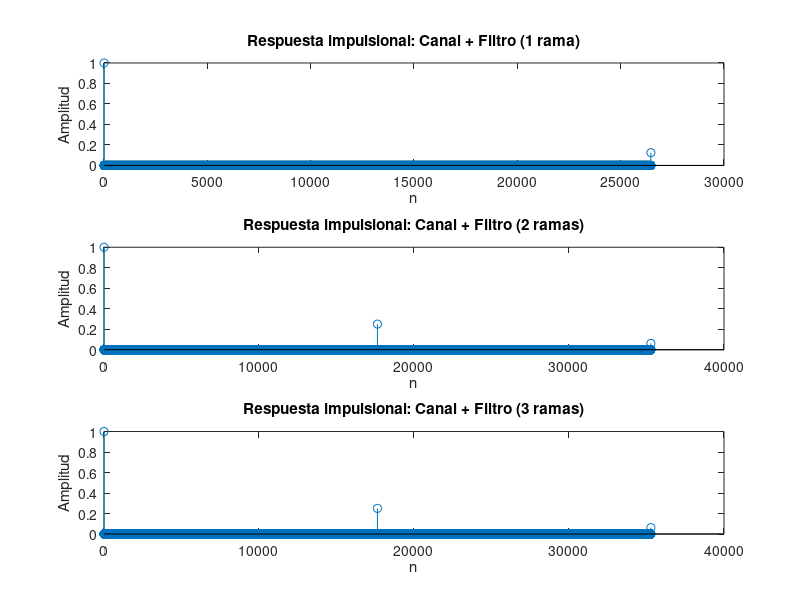

The MATLAB source for this figure:
clear all;
close all;
clc;
addpath('../funciones')

% Definimos la respuesta impulsional del canal
n0 = 0;    % Primer retardo (en n=0)
alpha1 = -0.5;  % Coeficiente en n=8820
n1 = 8820;  % Segundo retardo
alpha2 = 0.25;  % Coeficiente en n=17640
n2 = 17640;  % Tercer retardo

% Canal con los tres impulsos definidos
hc = [1 zeros(1, n1-1) alpha1 zeros(1, n2-n1-1) alpha2];

% Filtro con 1 rama de retardo (para cancelar el retardo en n=0)
hf_1 = [1 zeros(1, n1-1) -alpha1];

% Filtro con 2 ramas de retardo (para cancelar el retardo en n=0 y n=8820)
hf_2 = [1 zeros(1, n1-1) -alpha1 zeros(1, n2-n1-1) alpha2];

% Filtro con 3 ramas de retardo
hf_3 = [1 zeros(1, n1-1) -alpha1 zeros(1, n2-n1-1) alpha2];

% Convolucion para obtener la respuesta impulsional de la cascada
h_cascada_1 = conv(hc, hf_1); % Canal + filtro de 1 rama
h_cascada_2 = conv(hc, hf_2); % Canal + filtro de 2 ramas
h_cascada_3 = conv(hc, hf_3); % Canal + filtro de 3 ramas

% Graficar las respuestas impulsionales
figure;
subplot(3,1,1);
stem(h_cascada_1);
title('Respuesta impulsional: Canal + Filtro (1 rama)');
xlabel('n');
ylabel('Amplitud');

subplot(3,1,2);
stem(h_cascada_2);
title('Respuesta impulsional: Canal + Filtro (2 ramas)');
xlabel('n');
ylabel('Amplitud');

subplot(3,1,3);
stem(h_cascada_3);
title('Respuesta impulsional: Canal + Filtro (3 ramas)');
xlabel('n');
ylabel('Amplitud');

